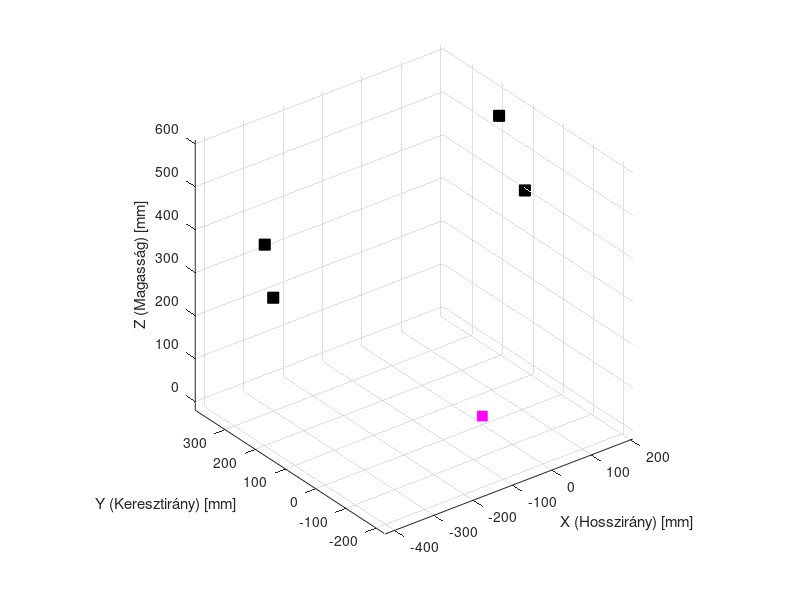

MATLAB code to generate this figure: (Note: this script raises an error after producing the figure.)

function base_program_doubleAArm_front_left_configurable()
    clc; clear; close all;

    % =========================================================================
    % 0. SZIMULÁCIÓS MÓD KIVÁLASZTÁSA
    % =========================================================================
    % 'travel'   -> Rugóút sweep (-30mm-től +30mm-ig), kormányközép rögzítve
    % 'steering' -> Kormányzás sweep (fogasléc Y mozgás), kerékmagasság rögzítve
    % =========================================================================
    sim_mode = 'travel'; 

    % =========================================================================
    % 1. PONTOK DEFINIÁLÁSA (Eredeti koordináták)
    % =========================================================================
    wheel_radius = 360; % Első kerék sugár (mm)
    
    points = struct('name', {}, 'pos', {}, 'fixed', {});

    % Fix vázoldali pontok (Chassis)
    points(1).name  = 'Front left upper arm fore';    points(1).pos = [142.910, 130.958, 588.738];  points(1).fixed = true;
    points(2).name  = 'Front left upper arm aft';     points(2).pos = [-423.620, 168.674, 470.738];  points(2).fixed = true;
    
    % Mozgó csonkállvány oldali pontok (Upright) - Felső Gömbfej
    points(3).name  = 'Front left upper arm upright'; points(3).pos = [-51.340, 691.900, 521.820];  points(3).fixed = false;
    
    % Fix vázoldali pontok (Chassis)
    points(4).name  = 'Front left lower arm fore';    points(4).pos = [205.470, 126.962, 394.866];  points(4).fixed = true;
    points(5).name  = 'Front left lower arm aft';     points(5).pos = [-407.280, 161.941, 344.481];  points(5).fixed = true;
    
    % Mozgó csonkállvány oldali pontok (Upright) - Alsó Gömbfej
    points(6).name  = 'Front left lower arm upright'; points(6).pos = [-20.720, 746.210, 303.980];  points(6).fixed = false;
    
    % Kormányösszekötő pontok (Tie rod)
    points(7).name  = 'Front left tie rod chassis';   points(7).pos = [170.140, 130.958, 540.912];  points(7).fixed = true;
    points(8).name  = 'Front left tie rod upright';   points(8).pos = [25.017, 696.430, 481.810];  points(8).fixed = false;
    
    % Kerékközép (Wheel Center)
    points(9).name  = 'Front left wheel center';      points(9).pos = [0.000,    1660/2, 360.000];  points(9).fixed = false;

    points_orig = points;
    free_indices = [3, 6, 8, 9]; % Szabadon mozgó pontok indexei
    Z_ground_static = points_orig(9).pos(3) - wheel_radius; 

    % =========================================================================
    % 2. KÉNYSZEREK DEFINIÁLÁSA
    % =========================================================================
    constraints = {};
    
    % Lengőkarok fizikai hossza
    constraints{end+1} = @(p) norm(p(3).pos - p(1).pos) - norm(points_orig(3).pos - points_orig(1).pos); 
    constraints{end+1} = @(p) norm(p(3).pos - p(2).pos) - norm(points_orig(3).pos - points_orig(2).pos); 
    constraints{end+1} = @(p) norm(p(6).pos - p(4).pos) - norm(points_orig(6).pos - points_orig(4).pos); 
    constraints{end+1} = @(p) norm(p(5).pos - p(4).pos) * 0; 
    constraints{end+1} = @(p) norm(p(6).pos - p(5).pos) - norm(points_orig(6).pos - points_orig(5).pos); 
    constraints{end+1} = @(p) norm(p(8).pos - p(7).pos) - norm(points_orig(8).pos - points_orig(7).pos); 

    % Csonkállvány belső merev kényszerei
    upright_pts = [3, 6, 8, 9];
    pairs = nchoosek(upright_pts, 2);
    for k = 1:size(pairs, 1)
        idx1 = pairs(k,1); idx2 = pairs(k,2);
        constraints{end+1} = @(p) norm(p(idx2).pos - p(idx1).pos) - norm(points_orig(idx2).pos - points_orig(idx1).pos);
    end

    % =========================================================================
    % 3. ÜZEMMÓD SPECIFIKUS BEÁLLÍTÁSOK
    % =========================================================================
    if strcmp(sim_mode, 'travel')
        sweep_range = -30 : 2 : 30;
        xlbl =  'Rugóút [mm]';
        title_suffix = ' (Rugóút sweep)';
    elseif strcmp(sim_mode, 'steering')
        sweep_range = -25 : 1 : 25; 
        xlbl = 'Fogasléc elmozdulás [mm]';
        title_suffix = ' (Kormányzás sweep)';
    else
        error('Hibás sim_mode!');
    end
    
    num_steps = length(sweep_range);
    zero_step = find(sweep_range == 0, 1);

    % =========================================================================
    % 4. ANIMÁCIÓS ABLAK ELŐKÉSZÍTÉSE
    % =========================================================================
    fig3d = figure('Name', ['3D Animáció' title_suffix], 'WindowState', 'maximized');
    ax3d = axes('Parent', fig3d); hold(ax3d, 'on'); grid(ax3d, 'on'); view(ax3d, 3); axis(ax3d, 'equal');
    xlabel(ax3d, 'X (Hosszirány) [mm]'); ylabel(ax3d, 'Y (Keresztirány) [mm]'); zlabel(ax3d, 'Z (Magasság) [mm]');

    % Statikus vázpontok kirajzolása
    chassis_idx = [1, 2, 4, 5];
    for cp = chassis_idx
        plot3(ax3d, points_orig(cp).pos(1), points_orig(cp).pos(2), points_orig(cp).pos(3), 'ks', 'MarkerFaceColor', 'k', 'MarkerSize', 8);
    end

    h_upper   = plot3(ax3d, [0 0 0], [0 0 0], [0 0 0], 'b-', 'LineWidth', 2.5);
    h_lower   = plot3(ax3d, [0 0 0], [0 0 0], [0 0 0], 'r-', 'LineWidth', 2.5);
    h_tierod  = plot3(ax3d, [0 0], [0 0], [0 0], 'm-', 'LineWidth', 2);
    h_rack_pt = plot3(ax3d, 0, 0, 0, 'ms', 'MarkerFaceColor', 'm', 'MarkerSize', 7);
    h_upright = plot3(ax3d, zeros(1,5), zeros(1,5), zeros(1,5), 'k-', 'LineWidth', 3);
    h_kp_line = plot3(ax3d, [0 0], [0 0], [0 0], 'c--', 'LineWidth', 1.5);
    h_wheel   = plot3(ax3d, zeros(1,21), zeros(1,21), zeros(1,21), 'g-', 'LineWidth', 3);

    % =========================================================================
    % 5. MEGOLDÓ CIKLUSOK (LSQNONLIN)
    % =========================================================================
    Results.Camber       = zeros(num_steps, 1);
    Results.Toe          = zeros(num_steps, 1);
    Results.RC_Z         = zeros(num_steps, 1);
    Results.HalfTrack    = zeros(num_steps, 1);
    Results.Caster       = zeros(num_steps, 1);
    Results.KPI          = zeros(num_steps, 1);
    Results.Scrub        = zeros(num_steps, 1);
    Results.Trail        = zeros(num_steps, 1);
    Results.LeverArm     = zeros(num_steps, 1); 
    Results.LeverArmAngle= zeros(num_steps, 1); % ÚJ: Szögtároló vektor

    computed_positions = cell(num_steps, 1);
    options = optimoptions('lsqnonlin', 'Display', 'off', 'MaxIterations', 1000, 'FunctionTolerance', 1e-12);

    current_x = [];
    for i = free_indices, current_x = [current_x, points_orig(i).pos]; end

    % Pozitív sweep
    for step = zero_step : num_steps
        pts_base = points_orig;
        if strcmp(sim_mode, 'travel')
            target_z = points_orig(9).pos(3) + sweep_range(step);
        else
            target_z = points_orig(9).pos(3); 
            pts_base(7).pos(2) = points_orig(7).pos(2) + sweep_range(step); 
        end
        [current_x, ~] = lsqnonlin(@(x) compute_residuals(x, pts_base, constraints, free_indices, target_z), current_x, [], [], options);
        pts_step = pts_base; idx = 1;
        for i = free_indices, pts_step(i).pos = current_x(idx:idx+2); idx = idx + 3; end
        computed_positions{step} = pts_step;
    end

    % Negatív sweep
    current_x = [];
    for i = free_indices, current_x = [current_x, points_orig(i).pos]; end
    for step = zero_step-1 : -1 : 1
        pts_base = points_orig;
        if strcmp(sim_mode, 'travel')
            target_z = points_orig(9).pos(3) + sweep_range(step);
        else
            target_z = points_orig(9).pos(3);
            pts_base(7).pos(2) = points_orig(7).pos(2) + sweep_range(step); 
        end
        [current_x, ~] = lsqnonlin(@(x) compute_residuals(x, pts_base, constraints, free_indices, target_z), current_x, [], [], options);
        pts_step = pts_base; idx = 1;
        for i = free_indices, pts_step(i).pos = current_x(idx:idx+2); idx = idx + 3; end
        computed_positions{step} = pts_step;
    end

    % =========================================================================
    % 6. POST-PROCESSING ÉS ÚJ SZÖGSZÁMÍTÁS
    % =========================================================================
    A_static = zeros(3, 4);
    for ii = 1:4, A_static(:, ii) = points_orig(upright_pts(ii)).pos'; end
    muA = mean(A_static, 2); initial_normal = [0; 1; 0]; 

    for step = 1:num_steps
        pts_curr = computed_positions{step};
        WC = pts_curr(9).pos';
        
        B_curr = zeros(3, 4);
        for ii = 1:4, B_curr(:, ii) = pts_curr(upright_pts(ii)).pos'; end
        muB = mean(B_curr, 2); H = (A_static - muA) * (B_curr - muB)';
        [U, ~, V] = svd(H); R = V * U';
        if det(R) < 0, R = V * diag([1, 1, -1]) * U'; end
        unit_normal = R * initial_normal;
        
        Results.Camber(step) = -rad2deg(atan2(unit_normal(3), unit_normal(2)));
        Results.Toe(step)    = -rad2deg(atan2(unit_normal(1), unit_normal(2)));
        Results.HalfTrack(step) = WC(2) - points_orig(9).pos(2);
        
        u_kp = (pts_curr(3).pos - pts_curr(6).pos)'; u_kp = u_kp / norm(u_kp);
        if u_kp(3) < 0, u_kp = -u_kp; end 
        Results.Caster(step) = rad2deg(atan2(-u_kp(1), u_kp(3)));
        Results.KPI(step)    = rad2deg(atan2(-u_kp(2), u_kp(3)));
        
        t_ground = (Z_ground_static - pts_curr(6).pos(3)) / u_kp(3);
        P_ground = pts_curr(6).pos' + t_ground * u_kp;
        Results.Scrub(step) = WC(2) - P_ground(2);
        Results.Trail(step) = P_ground(1) - WC(1);
        
        % -----------------------------------------------------------------
        %  ÚJ GEOMETRIAI SZÁMÍTÁSOK: LEVER ARM VEKTOR ÉS JÁRMŰ SÍKJA
        % -----------------------------------------------------------------
        A_kp = pts_curr(6).pos; % Alsó KPI gömbfej
        B_kp = pts_curr(3).pos; % Felső KPI gömbfej
        P_tr = pts_curr(8).pos; % Kormányösszekötő gömbfej a csonkállványon
        
        v_line = B_kp - A_kp;   % Kingpin egyenes irányvektora
        w_vec  = P_tr - A_kp;   % Vektor az alsó pontból a kormánykar végébe
        
        % Merőleges vetítéssel megkeressük a valódi 3D-s kormánykar vektort
        proj_vec = (dot(w_vec, v_line) / dot(v_line, v_line)) * v_line;
        lever_arm_vec = w_vec - proj_vec; 
        
        % 1. Fizikai hossz (norma)
        Results.LeverArm(step) = norm(lever_arm_vec);
        
        % 2. Bezárt szög a hosszanti síkkal (X-Z sík, aminek a normálisa az Y:[0,1,0])
        % Képlet: szög = asind( Vektor_Y / Vektor_Norma )
        Results.LeverArmAngle(step) = asind(lever_arm_vec(2) / norm(lever_arm_vec));
        % -----------------------------------------------------------------

        % Roll Center
        v_u = pts_curr(2).pos - pts_curr(1).pos; t_u = dot(pts_curr(3).pos - pts_curr(1).pos, v_u) / dot(v_u, v_u); Pivot_u = pts_curr(1).pos + t_u * v_u;
        v_l = pts_curr(5).pos - pts_curr(4).pos; t_l = dot(pts_curr(6).pos - pts_curr(4).pos, v_l) / dot(v_l, v_l); Pivot_l = pts_curr(4).pos + t_l * v_l;
        Pu1 = Pivot_u(2:3); Pu2 = pts_curr(3).pos(2:3); Pl1 = Pivot_l(2:3); Pl2 = pts_curr(6).pos(2:3);
        mu_slope = (Pu2(2) - Pu1(2)) / (Pu2(1) - Pu1(1)); ml_slope = (Pl2(2) - Pl1(2)) / (Pl2(1) - Pl1(1));
        Y_ic = (Pl1(2) - Pu1(2) + mu_slope*Pu1(1) - ml_slope*Pl1(1)) / (mu_slope - ml_slope);
        m_rc = (Pu1(2) + mu_slope * (Y_ic - Pu1(1)) - Z_ground_static) / (Y_ic - WC(2));
        Results.RC_Z(step) = Z_ground_static - m_rc * WC(2);

        % Animáció frissítése
        set(h_upper, 'XData', [pts_curr(1).pos(1), pts_curr(3).pos(1), pts_curr(2).pos(1)], 'YData', [pts_curr(1).pos(2), pts_curr(3).pos(2), pts_curr(2).pos(2)], 'ZData', [pts_curr(1).pos(3), pts_curr(3).pos(3), pts_curr(2).pos(3)]);
        set(h_lower, 'XData', [pts_curr(4).pos(1), pts_curr(6).pos(1), pts_curr(5).pos(1)], 'YData', [pts_curr(4).pos(2), pts_curr(6).pos(2), pts_curr(5).pos(2)], 'ZData', [pts_curr(4).pos(3), pts_curr(6).pos(3), pts_curr(5).pos(3)]);
        set(h_tierod, 'XData', [pts_curr(7).pos(1), pts_curr(8).pos(1)], 'YData', [pts_curr(7).pos(2), pts_curr(8).pos(2)], 'ZData', [pts_curr(7).pos(3), pts_curr(8).pos(3)]);
        set(h_rack_pt, 'XData', pts_curr(7).pos(1), 'YData', pts_curr(7).pos(2), 'ZData', pts_curr(7).pos(3));
        set(h_upright, 'XData', [pts_curr(3).pos(1), pts_curr(6).pos(1), pts_curr(8).pos(1), pts_curr(9).pos(1), pts_curr(3).pos(1)], 'YData', [pts_curr(3).pos(2), pts_curr(6).pos(2), pts_curr(8).pos(2), pts_curr(9).pos(2), pts_curr(3).pos(2)], 'ZData', [pts_curr(3).pos(3), pts_curr(6).pos(3), pts_curr(8).pos(3), pts_curr(9).pos(3), pts_curr(3).pos(3)]);
        set(h_kp_line, 'XData', [pts_curr(3).pos(1), P_ground(1)], 'YData', [pts_curr(3).pos(2), P_ground(2)], 'ZData', [pts_curr(3).pos(3), P_ground(3)]);
        ang = linspace(0, 2*pi, 21); wheel_circ = zeros(3, 21);
        for a = 1:21, wheel_circ(:, a) = WC + R * [cos(ang(a))*wheel_radius; 0; sin(ang(a))*wheel_radius]; end
        set(h_wheel, 'XData', wheel_circ(1,:), 'YData', wheel_circ(2,:), 'ZData', wheel_circ(3,:));
        drawnow; pause(0.002);
    end

    % =========================================================================
    % 7. DIAGRAMOK PLOTOLÁSA
    % =========================================================================
    figure('Name', ['Alap Kinematika' title_suffix], 'WindowState', 'maximized');
    subplot(2,2,1); plot(sweep_range, Results.Camber, 'b', 'LineWidth', 2); grid on; title('Kerékdőlés'); xlabel(xlbl); ylabel('Kerékdőlés (deg)');
    subplot(2,2,2); plot(sweep_range, Results.Toe, 'r', 'LineWidth', 2); grid on; title('Kerékszög'); xlabel(xlbl); ylabel('Kerékszög (deg)');
    subplot(2,2,3); plot(sweep_range, Results.RC_Z, 'k', 'LineWidth', 2); grid on; title('Kinematic Roll Center Z'); xlabel(xlbl); ylabel('Height (mm)');
    subplot(2,2,4); plot(sweep_range, Results.HalfTrack, 'm', 'LineWidth', 2); grid on; title('Half-Track Change'); xlabel(xlbl); ylabel('\Delta Y (mm)');
    
    figure('Name', ['Kormány Geometria' title_suffix], 'WindowState', 'maximized');
    subplot(2,2,1); plot(sweep_range, Results.Caster, 'g', 'LineWidth', 2); grid on; title('Csaphátradőlés'); xlabel(xlbl); ylabel('Csaphátradőlés (deg)');
    subplot(2,2,2); plot(sweep_range, Results.KPI, 'c', 'LineWidth', 2); grid on; title('Csapterpesztés'); xlabel(xlbl); ylabel('Csapterpesztés (deg)');
    subplot(2,2,3); plot(sweep_range, Results.Scrub, 'b', 'LineWidth', 2); grid on; title('Kormánylegördülési sugár'); xlabel(xlbl); ylabel('Kormánylegördülési sugár (mm)');
    subplot(2,2,4); plot(sweep_range, Results.Trail, 'r', 'LineWidth', 2); grid on; title('Mechanikai Utánfutás'); xlabel(xlbl); ylabel('Mechanikai Utánfutás (mm)');

    % --- FIGURE 4: KORMÁNYKAR GEOMETRIAI ADATAI (OSZTOTT) ---
    figure('Name', ['Kormánykar Komplett Analízis' title_suffix], 'WindowState', 'maximized');
    
    % 4/1: Kar hossza
    subplot(1,2,1);
    plot(sweep_range, Results.LeverArm, 'b-', 'LineWidth', 2.5); grid on;
    title('Kormánykar térbeli fizikai hossza'); xlabel(xlbl); ylabel('Karhossz [mm]');
    mean_lever = mean(Results.LeverArm);
    if max(Results.LeverArm) - min(Results.LeverArm) < 1e-3
        ylim([mean_lever - 15, mean_lever + 15]);
    end
    text(mean(sweep_range), mean_lever + 4, sprintf('Statikus hossz: %.2f mm', mean_lever), 'FontWeight', 'bold', 'Color', 'b', 'HorizontalAlignment', 'center');

    % 4/2: Kar szöge a hosszanti síkkal
    subplot(1,2,2);
    plot(sweep_range, Results.LeverArmAngle, 'r-', 'LineWidth', 2.5); grid on;
    title('Kormánykar szöge a hosszanti (X-Z) felezősíkkal'); xlabel(xlbl); ylabel('Bezárt szög [fok]');
    mean_angle = mean(Results.LeverArmAngle);
    
    % Statikus szög kiírása
    text(mean(sweep_range), mean_angle + (max(Results.LeverArmAngle)-min(Results.LeverArmAngle)+1)*0.2, ...
         sprintf('Statikus szög: %.2f°', Results.LeverArmAngle(zero_step)), 'FontWeight', 'bold', 'Color', 'r', 'HorizontalAlignment', 'center');
end

function residuals = compute_residuals(x_free, points_base, constraints, free_indices, target_z9)
    pts = points_base; k = 1;
    for idx = free_indices, pts(idx).pos = x_free(k : k+2); k = k + 3; end
    residuals = zeros(length(constraints) + 1, 1);
    for c = 1 : length(constraints), residuals(c) = constraints{c}(pts); end
    residuals(end) = pts(9).pos(3) - target_z9;
end
